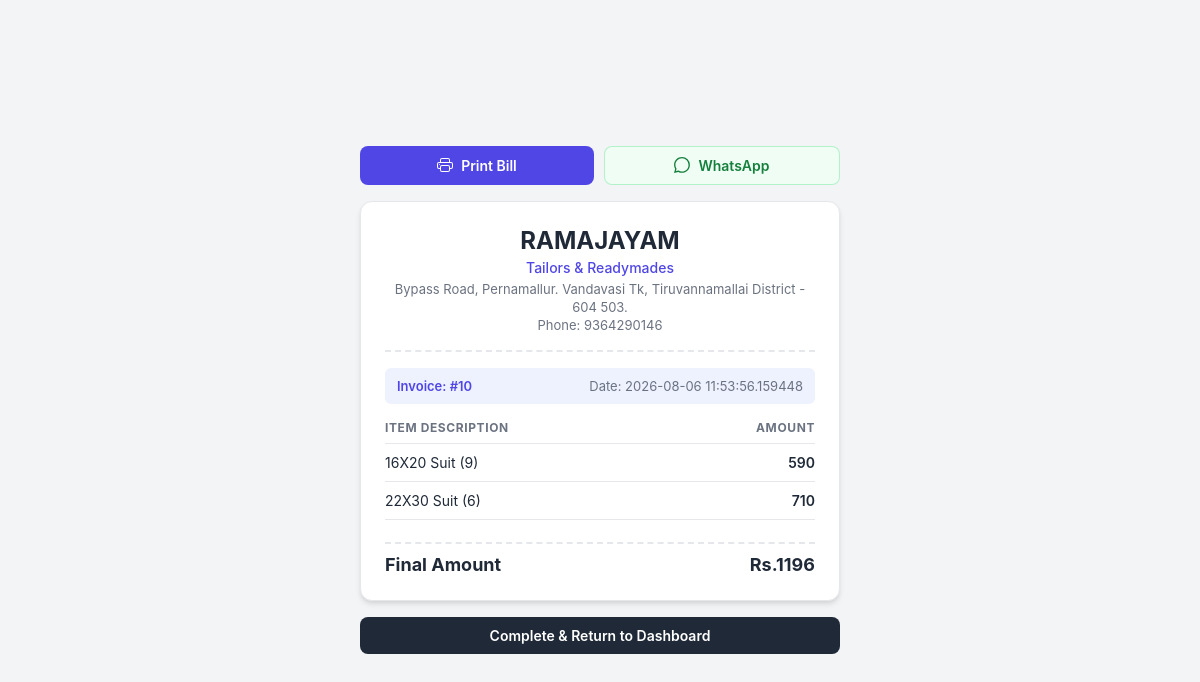
The app's page /bill_show_page/10 with its own data.
### app.py (models this page shows, shortened)
class ShopDealer(UserMixin,db.Model) :
    id = db.Column(db.Integer, primary_key=True)
    shop_username = db.Column(db.String(150), unique=True, nullable=False)
    password = db.Column(db.String(150), nullable=False)
    shop_name = db.Column(db.String(150),nullable=False)
    shop_title = db.Column(db.String(150),nullable=False)
    shop_location = db.Column(db.String(150),nullable=False)
    shop_phone_number = db.Column(db.String(10),nullable=False)
    shop_gst_number = db.Column(db.String(15),default=None)

class Billing(db.Model) :
    id = db.Column(db.Integer,primary_key=True)
    customer_no = db.Column(db.String(10))
    customer_name = db.Column(db.String(100))
    customer_address = db.Column(db.String(100), nullable=True)
    billing_amount = db.Column(db.Integer)
    applies_discount = db.Column(db.Integer, default=0)  # New field to indicate if a discount was applied
    applies_discount_amount = db.Column(db.Integer, default=0)
    total_quantity = db.Column(db.Integer)
    billing_date = db.Column(db.DateTime, default=datetime.utcnow)
    billing_products = db.relationship('SelledProduct', backref='billing', lazy=True)

class Product(db.Model) :
    id = db.Column(db.Integer,primary_key=True)
    billing_id = db.Column(db.Integer, db.ForeignKey('billing.id'), nullable=True,default=0)
    product_name = db.Column(db.String(100))
    product_id = db.Column(db.String(100))
    product_selling_amount = db.Column(db.Integer)
    product_raw_amount = db.Column(db.Integer)
    backup_product_selling_amount = db.Column(db.Integer, default=None)  # New field to store the original selling amount for discount restoration
    backup_product_raw_amount = db.Column(db.Integer, default=None)  # New field to store the original raw amount for discount restoration
    discount = db.Column(db.Integer)
    product_location = db.Column(db.String(100))
    product_entry_date = db.Column(db.String(100))
    product_exit_date = db.Column(db.DateTime, default=None)
    customer_phone_number = db.Column(db.String(10), db.ForeignKey('customer.customer_phone_number'), default=None)
    status = db.Column(db.String(20), default='active')  # active, sold, expired, etc.

### app.py (the view)
@app.route('/bill_show_page/<int:billing_id>')
def bill_show_page(billing_id):
    billing = Billing.query.get_or_404(billing_id)
    selled = SelledProduct.query.filter_by(billing_id=billing_id)
    shop = ShopDealer.query.all()
    products = Product.query.filter_by(billing_id=billing_id)
    return render_template('bill_show_page.html', billing=billing,selled=selled,shop=shop,products=products)

### templates/bill_show_page.html (shortened to what this page needs)
<!DOCTYPE html>
<html lang="en">
<head>
</head>
<body>
    <div class="container">
        <div class="action-panel">
            <button class="btn print-btn" onclick="window.print()">
                Print Bill
            </button>
            <a href="/whatsapp_bill/{{ billing.id }}" class="btn whatsapp-btn">
                WhatsApp
            </a>
        </div>
        <div class="receipt-card">
            <header class="shop-header">
                {% for s in shop %}
                <h1 class="shop-name">{{ s.shop_name }}</h1>
                <p class="shop-title">{{ s.shop_title }}</p>
                <p class="shop-details">{{ s.shop_location }}</p>
                <p class="shop-details">Phone: {{ s.shop_phone_number }}</p>
                {% endfor %}
            </header>
            <div class="invoice-meta">
                <div class="meta-group">
                    <span class="invoice-id">Invoice: #{{ billing.id }}</span>
                </div>
                <div class="meta-group text-right">
                    <span>Date: {{ billing.billing_date }}</span>
                </div>
            </div>
            <table class="items-table">
                <thead>
                    <tr>
                        <th>Item Description</th>
                        <th class="text-right">Amount</th>
                    </tr>
                </thead>
                <tbody>
                    {% for p in products %}
                    <tr>
                        <td>{{ p.product_name }}</td>
                        <td class="text-right">
                            {% if p.backup_product_selling_amount == p.product_selling_amount %}
                                <span class="price-current">{{ p.backup_product_selling_amount }}</span>
                            {% else %}
                                <span class="price-strike">{{ p.backup_product_selling_amount }}</span>
                                <span class="price-current">{{ p.product_selling_amount }}</span>
                            {% endif %}
                        </td>
                    </tr>
                    {% endfor %}
                </tbody>
            </table>
            <div class="summary-section">
                {% if billing.applies_discount_amount > 0 and billing.billing_amount - billing.applies_discount_amount==100 %}
                    <div class="summary-row">
                        <span>Total Bill Amount</span>
                        <span>{{ billing.billing_amount }}</span>
                    </div>
                    <div class="summary-row discount">
                        <span>Discount Applied ({% if billing.applies_discount %}{{ billing.applies_discount }}%{% else %}{{ ((billing.applies_discount_amount / billing.billing_amount) * 100)|round(1) }}%{% endif %})</span>
                        <span>-{{ (billing.billing_amount - billing.applies_discount_amount)|round(1) }} </span>
                    </div>
                    <div class="summary-row total">
                        <span>Final Amount</span>
                        <span>{{ billing.applies_discount_amount }} </span>
                    </div>
                {% else %}
                    <div class="summary-row total">
                        <span>Final Amount</span>
                        <span>Rs.{{ billing.applies_discount_amount }} </span>
                    </div>
                {% endif %}
            </div>
        </div>
        <div class="nav-actions">
            <a href="/shop_dashboard" class="btn complete-btn">Complete & Return to Dashboard</a>
        </div>
    </div>
</body>
</html>

### templates/bill_show_page.html (style rules this page uses)
:root { --primary: #4f46e5; --primary-hover: #4338ca; --primary-light: #eef2ff; --whatsapp: #25d366; --whatsapp-hover: #1da851; --whatsapp-light: #f0fdf4; --text-main: #1f2937; --text-muted: #6b7280; --border: #e5e7eb; --bg-body: #f3f4f6; --bg-card: #ffffff; --strike: #ef4444; --success: #16a34a; }
* { box-sizing: border-box; margin: 0; padding: 0; font-family: -apple-system, BlinkMacSystemFont, "Segoe UI", Roboto, Helvetica, Arial, sans-serif; }
body { background-color: var(--bg-body); color: var(--text-main); display: flex; justify-content: center; align-items: center; min-height: 100vh; padding: 16px; }
.container { width: 100%; max-width: 480px; margin: 0 auto; }
.action-panel { display: flex; gap: 10px; margin-bottom: 16px; }
.btn { display: inline-flex; align-items: center; justify-content: center; gap: 8px; padding: 10px 16px; border-radius: 8px; font-size: 0.875rem; font-weight: 600; text-decoration: none; cursor: pointer; transition: all 0.2s ease; border: none; flex: 1; }
.print-btn { background-color: var(--primary); color: #ffffff; }
.whatsapp-btn { background-color: var(--whatsapp-light); color: #15803d; border: 1px solid rgba(37, 211, 102, 0.3); }
.receipt-card { background: var(--bg-card); padding: 24px; border-radius: 12px; box-shadow: 0 4px 6px -1px rgba(0, 0, 0, 0.1), 0 2px 4px -1px rgba(0, 0, 0, 0.06); border: 1px solid var(--border); }
.shop-header { text-align: center; padding-bottom: 16px; border-bottom: 2px dashed var(--border); margin-bottom: 16px; }
.shop-name { font-size: 1.5rem; font-weight: 700; color: var(--text-main); margin-bottom: 4px; }
.shop-title { font-size: 0.875rem; color: var(--primary); font-weight: 500; margin-bottom: 4px; }
.shop-details { font-size: 0.8125rem; color: var(--text-muted); line-height: 1.4; }
.invoice-meta { display: flex; justify-content: space-between; background-color: var(--primary-light); padding: 10px 12px; border-radius: 6px; margin-bottom: 16px; font-size: 0.8125rem; }
.meta-group { display: flex; flex-direction: column; }
.invoice-id { font-weight: 600; color: var(--primary); }
.meta-group.text-right { text-align: right; color: var(--text-muted); }
.items-table { width: 100%; border-collapse: collapse; margin-bottom: 16px; }
.items-table th { text-align: left; font-size: 0.75rem; text-transform: uppercase; letter-spacing: 0.05em; color: var(--text-muted); padding-bottom: 8px; border-bottom: 1px solid var(--border); }
.items-table th.text-right { text-align: right; }
.items-table td { padding: 10px 0; font-size: 0.875rem; border-bottom: 1px solid var(--border); }
.items-table td.text-right { text-align: right; }
.price-current { font-weight: 600; }
.summary-section { display: flex; flex-direction: column; gap: 0px; padding-top: 2px; margin-bottom: 1px; }
.summary-row { display: flex; justify-content: space-between; font-size: 0.875rem; color: var(--text-muted); }
.summary-row.total { font-size: 1.125rem; font-weight: 700; color: var(--text-main); padding-top: 10px; border-top: 2px dashed var(--border); margin-top: 4px; }
.nav-actions { margin-top: 16px; display: flex; gap: 10px; }
.complete-btn { background-color: var(--text-main); color: #ffffff; text-align: center; }

### records on screen
ShopDealer: shop_name "RAMAJAYAM", shop_title "Tailors & Readymades", shop_location "Bypass Road, Pernamallur. Vandavasi Tk, Tiruvannamallai District - 604 503.", shop_phone_number "9364290146"
Billing: id "10", billing_date "2026-08-06 11:53:56.159448", applies_discount_amount "1196"
Product: product_name "16X20 Suit (9)", backup_product_selling_amount "590"
Product: product_name "22X30 Suit (6)", backup_product_selling_amount "710"
